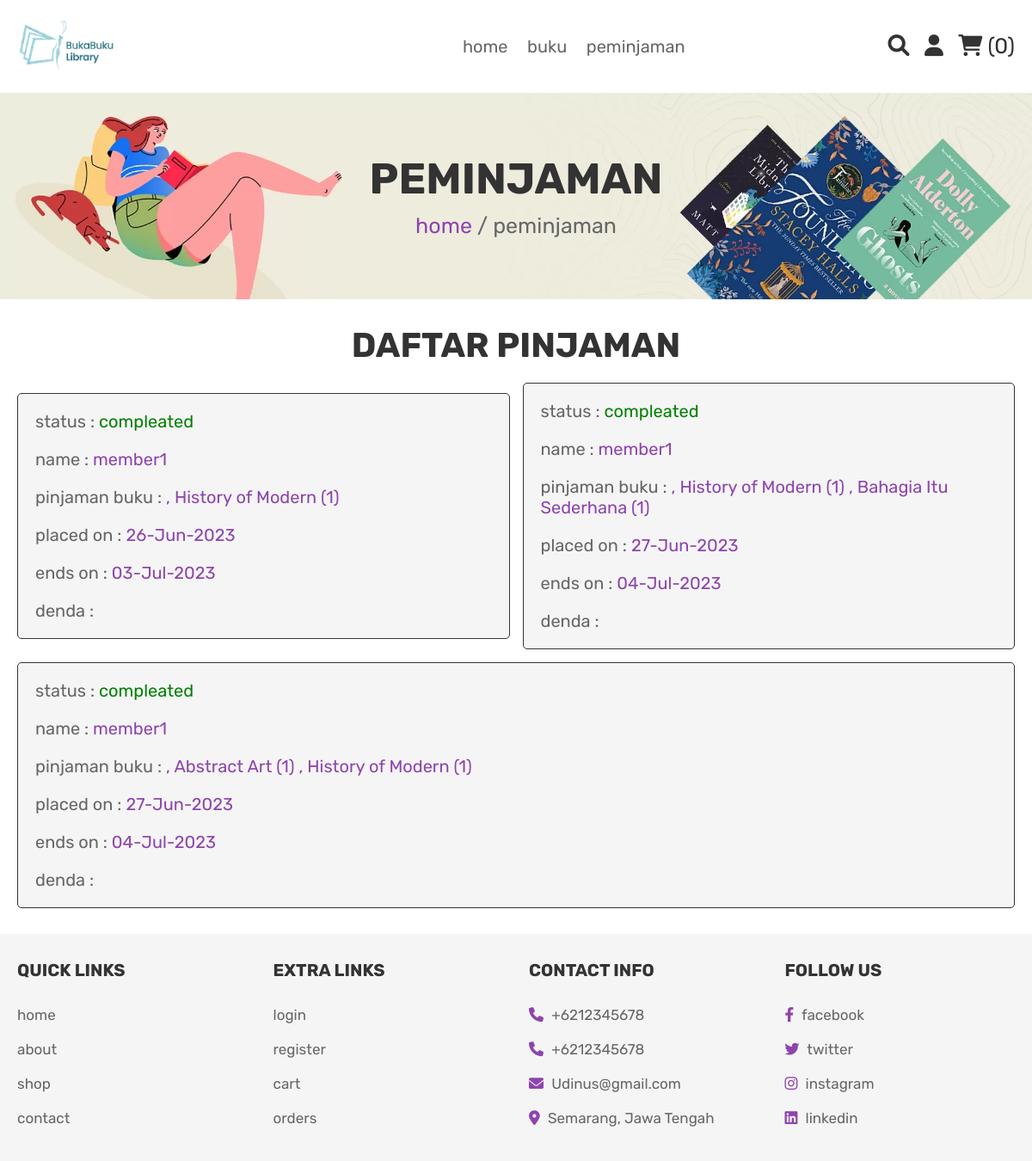
The app's page /orders.php (signed in) with its own data.
### tables this page shows
CREATE TABLE `orders` (
  `id` int(100) NOT NULL,
  `user_id` int(100) NOT NULL,
  `name` varchar(100) NOT NULL,
  `number` varchar(12) DEFAULT NULL,
  `email` varchar(100) DEFAULT NULL,
  `method` varchar(50) DEFAULT NULL,
  `address` varchar(500) DEFAULT NULL,
  `total_products` varchar(1000) DEFAULT NULL,
  `total_price` int(100) DEFAULT NULL,
  `placed_on` varchar(50) NOT NULL,
  `payment_status` varchar(20) NOT NULL DEFAULT 'pending',
  `end_on` varchar(50) DEFAULT NULL
);

### orders.php (the view, shortened to what this page needs)
<?php
include 'config.php';
$user_id = $_SESSION['user_id'];
?>
<!DOCTYPE html>
<html lang="en">
<head>
   <link rel="stylesheet" href="https://cdnjs.cloudflare.com/ajax/libs/font-awesome/6.0.0/css/all.min.css">
   <link rel="stylesheet" href="css/style.css">
</head>
<body>
   <?php include 'header.php'; ?>
   <div class="heading">
      <h3>peminjaman</h3>
      <p> <a href="home.php">home</a> / peminjaman </p>
   </div>
   <section class="placed-orders">
      <h1 class="title">daftar pinjaman</h1>
      <div class="box-container">
         <?php
         $order_query = mysqli_query($conn, "SELECT * FROM `orders` WHERE user_id = '$user_id'") or die('query failed');
         if (mysqli_num_rows($order_query) > 0) {
            while ($fetch_orders = mysqli_fetch_assoc($order_query)) {
         ?>
               <div class="box">
                  <p> status : <span style="color:<?php if ($fetch_orders['payment_status'] == 'pending') {
                                                      echo 'red';
                                                   } else {
                                                      echo 'green';
                                                   } ?>;"><?php echo $fetch_orders['payment_status']; ?></span> </p>
                  <p> name : <span><?php echo $_SESSION['user_name']; ?></span> </p>
                  <p> pinjaman buku : <span><?php echo $fetch_orders['total_products']; ?></span> </p>
                  <p> placed on : <span><?php echo $fetch_orders['placed_on']; ?></span> </p>
                  <p> ends on : <span><?php echo $fetch_orders['end_on']; ?></span></p>
                  <p> denda : </p>
               </div>
         <?php
            }
         } else {
            echo '<p class="empty">belum ada pesanan!</p>';
         }
         ?>
      </div>
   </section>
   <?php include 'footer.php'; ?>
</body>
</html>

### header.php (shortened to what this page needs)
<header class="header">
   <div class="header-2">
      <div class="flex">
         <a href="home.php" class="logo"><img src="images/BukA buku (1).png" alt="" width="40%" height="20%"></a>
         <nav class="navbar">
            <a href="home.php">home</a>
            <a href="shop.php">buku</a>
            <a href="orders.php">peminjaman</a>
         </nav>
         <div class="icons">
            <a href="search_page.php" class="fas fa-search"></a>
            <div id="user-btn" class="fas fa-user"></div>
            <?php
            $select_cart_number = mysqli_query($conn, "SELECT * FROM `cart` WHERE user_id = '$user_id'") or die('query failed');
            $cart_rows_number = mysqli_num_rows($select_cart_number);
            ?>
            <a href="cart.php"> <i class="fas fa-shopping-cart"></i> <span>(<?php echo $cart_rows_number; ?>)</span> </a>
         </div>
      </div>
   </div>
</header>

### footer.php
<section class="footer">
   <div class="box-container">
      <div class="box">
         <h3>quick links</h3>
         <a href="home.php">home</a>
         <a href="about.php">about</a>
         <a href="shop.php">shop</a>
         <a href="contact.php">contact</a>
      </div>
      <div class="box">
         <h3>extra links</h3>
         <a href="login.php">login</a>
         <a href="register.php">register</a>
         <a href="cart.php">cart</a>
         <a href="orders.php">orders</a>
      </div>
      <div class="box">
         <h3>contact info</h3>
         <p> <i class="fas fa-phone"></i> +6212345678 </p>
         <p> <i class="fas fa-phone"></i> +6212345678 </p>
         <p> <i class="fas fa-envelope"></i> Udinus@gmail.com </p>
         <p> <i class="fas fa-map-marker-alt"></i> Semarang, Jawa Tengah </p>
      </div>
      <div class="box">
         <h3>follow us</h3>
         <a href="#"> <i class="fab fa-facebook-f"></i> facebook </a>
         <a href="#"> <i class="fab fa-twitter"></i> twitter </a>
         <a href="#"> <i class="fab fa-instagram"></i> instagram </a>
         <a href="#"> <i class="fab fa-linkedin"></i> linkedin </a>
      </div>
   </div>
</section>

### css/style.css (style rules this page uses)
:root { --purple:#8e44ad; --red:#c0392b; --orange:#f39c12; --black:#333; --white:#fff; --light-green:#a2d7e1; --light-color:#666; --light-white:#ccc; --light-bg:#f5f5f5; --border:.1rem solid var(--black); --box-shadow:0 .5rem 1rem rgba(0,0,0,.1); }
* { font-family: 'Rubik', sans-serif; margin:0; padding:0; box-sizing: border-box; outline: none; border:none; text-decoration: none; transition:all .2s linear; }
html { font-size: 62.5%; overflow-x: hidden; }
section { padding:3rem 2rem; }
.title { text-align: center; margin-bottom: 2rem; text-transform: uppercase; color:var(--black); font-size: 4rem; }
.heading { min-height: 30vh; display: flex; flex-flow: column; align-items: center; justify-content: center; gap:1rem; background: url(../images/heading-bg.webp) no-repeat; background-size: cover; background-position: center; text-align: center; }
.heading h3 { font-size: 5rem; color:var(--black); text-transform: uppercase; }
.heading p { font-size: 2.5rem; color:var(--light-color); }
.heading p a { color:var(--purple); }
.header .header-2 { background-color: var(--white); box-shadow: var(--box-shadow); }
.header .header-2 .flex { padding:2rem; display: flex; align-items: center; justify-content: space-between; max-width: 1200px; margin:0 auto; position: relative; }
.header .header-2 .flex .logo { font-size: 2.5rem; color:var(--light-green); }
.header .header-2 .flex .navbar a { margin:0 1rem; font-size: 2rem; color:var(--light-color); }
.header .header-2 .flex .icons > * { font-size: 2.5rem; color:var(--black); cursor: pointer; margin-left: 1.5rem; }
.placed-orders .box-container { max-width: 1200px; margin:0 auto; display:flex; flex-wrap: wrap; align-items: center; gap:1.5rem; }
.placed-orders .box-container .box { flex:1 1 40rem; border-radius: .5rem; padding:2rem; border:var(--border); background-color: var(--light-bg); padding:1rem 2rem; }
.placed-orders .box-container .box p { padding:1rem 0; font-size: 2rem; color:var(--light-color); }
.placed-orders .box-container .box p span { color:var(--purple); }
.footer { background-color: var(--light-bg); }
.footer .box-container { max-width: 1200px; margin:0 auto; display: grid; grid-template-columns: repeat(auto-fit, minmax(25rem, 1fr)); gap:3rem; }
.footer .box-container .box h3 { text-transform: uppercase; color:var(--black); font-size: 2rem; padding-bottom: 2rem; }
.footer .box-container .box p, .footer .box-container .box a { display: block; font-size: 1.7rem; color:var(--light-color); padding:1rem 0; }
.footer .box-container .box p i, .footer .box-container .box a i { color:var(--purple); padding-right: .5rem; }

### records on screen
orders: payment_status "compleated", total_products ", History of Modern (1)", placed_on "26-Jun-2023", end_on "03-Jul-2023"
orders: payment_status "compleated", total_products ", History of Modern (1) , Bahagia Itu Sederhana (1)", placed_on "27-Jun-2023", end_on "04-Jul-2023"
orders: payment_status "compleated", total_products ", Abstract Art (1) , History of Modern (1)", placed_on "27-Jun-2023", end_on "04-Jul-2023"

### other values on screen
$cart_rows_number "0"
